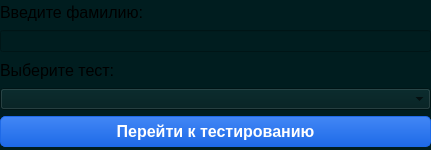
<?xml version="1.0" encoding="UTF-8"?>
<ui version="4.0">
 <class>Examer</class>
 <widget class="QWidget" name="Examer">
  <property name="geometry">
   <rect>
    <x>0</x>
    <y>0</y>
    <width>431</width>
    <height>150</height>
   </rect>
  </property>
  <property name="windowTitle">
   <string>Examer</string>
  </property>
  <property name="styleSheet">
   <string notr="true">background-color: rgb(0, 29, 31)</string>
  </property>
  <widget class="QWidget" name="">
   <property name="geometry">
    <rect>
     <x>0</x>
     <y>0</y>
     <width>431</width>
     <height>147</height>
    </rect>
   </property>
   <layout class="QVBoxLayout" name="verticalLayout">
    <item>
     <widget class="QLabel" name="label">
      <property name="font">
       <font>
        <pointsize>12</pointsize>
       </font>
      </property>
      <property name="text">
       <string>Введите фамилию:</string>
      </property>
     </widget>
    </item>
    <item>
     <widget class="QLineEdit" name="lineEdit"/>
    </item>
    <item>
     <widget class="QLabel" name="label_2">
      <property name="font">
       <font>
        <pointsize>12</pointsize>
       </font>
      </property>
      <property name="text">
       <string>Выберите тест:</string>
      </property>
     </widget>
    </item>
    <item>
     <widget class="QComboBox" name="comboBox"/>
    </item>
    <item>
     <widget class="QPushButton" name="pushButton">
      <property name="font">
       <font>
        <pointsize>12</pointsize>
        <bold>true</bold>
       </font>
      </property>
      <property name="styleSheet">
       <string notr="true">QPushButton {
    /* Стиль обычного состояния */
    background-color: qlineargradient(x1:0, y1:0, x2:0, y2:1, stop:0 #4287f5, stop:1 #1e6ae8);
    border: 1px solid #1e6ae8;
    color: white;
    border-radius: 5px;
    padding: 5px 10px;
}

QPushButton:hover {
    /* Стиль при наведении мыши */
    background-color: qlineargradient(x1:0, y1:0, x2:0, y2:1, stop:0 #63a3ff, stop:1 #4287f5);
    border: 1px solid #4287f5;
}

QPushButton:pressed {
    /* Стиль при нажатии */
    background-color: qlineargradient(x1:0, y1:0, x2:0, y2:1, stop:0 #333333, stop:1 #555555);
    border: 1px solid #333333;
}</string>
      </property>
      <property name="text">
       <string>Перейти к тестированию</string>
      </property>
     </widget>
    </item>
   </layout>
  </widget>
 </widget>
 <resources/>
 <connections/>
</ui>
